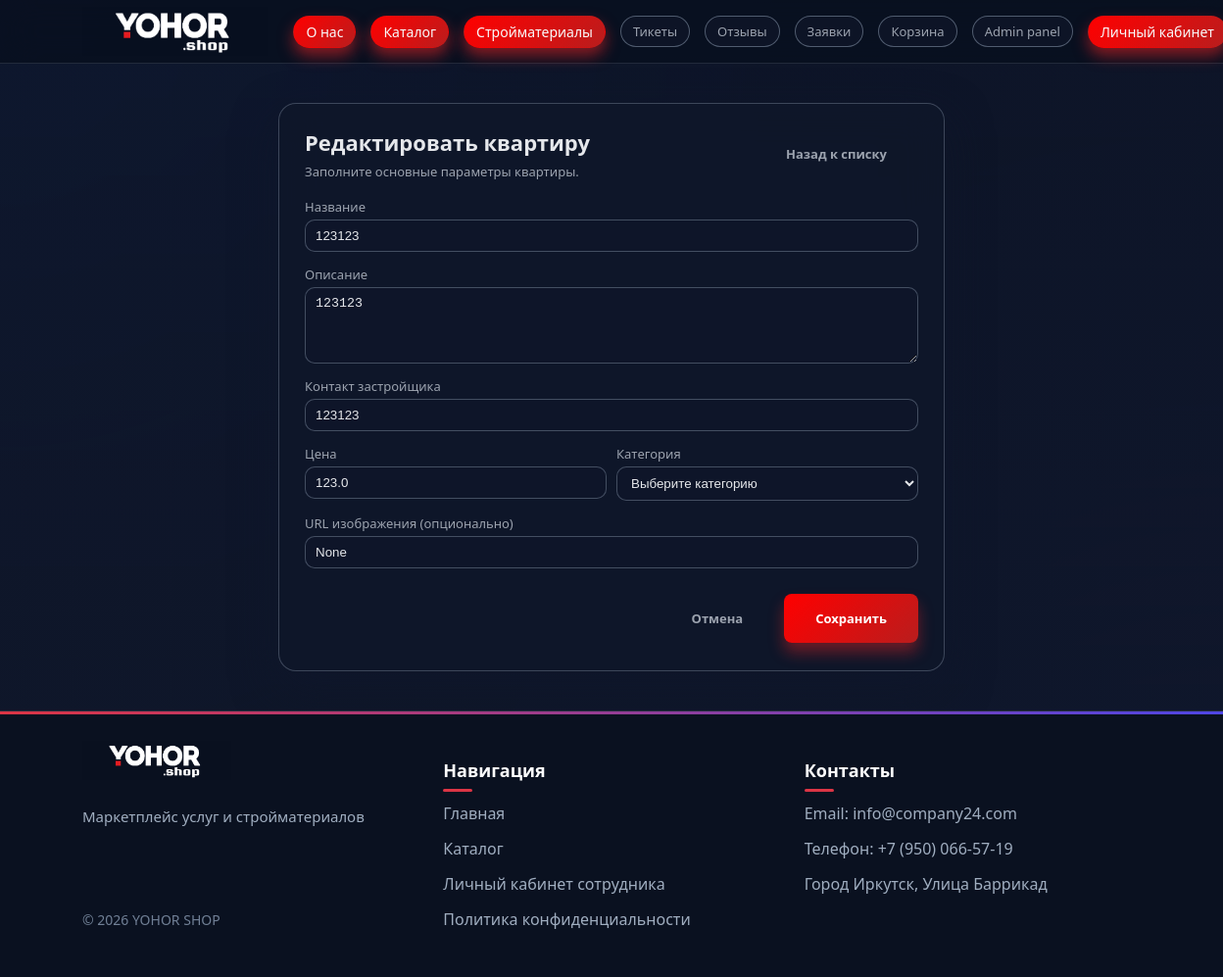
The app's page /manage_room/2/edit (signed in) with its own data.
### tables this page shows
CREATE TABLE rooms (
            id INTEGER PRIMARY KEY AUTOINCREMENT,
            name TEXT NOT NULL,
            description TEXT,
            builder TEXT,
            price REAL NOT NULL CHECK(price >= 0),
            category_room_id INTEGER NOT NULL,
            image_url TEXT,
            created_at TIMESTAMP DEFAULT CURRENT_TIMESTAMP,
            FOREIGN KEY (category_room_id) REFERENCES categories_room(id) ON DELETE RESTRICT
        );

### app.py (the view, shortened to what this page needs)
@app.route('/manage_room/<int:room_id>/edit', methods=['GET', 'POST'])
@login_required
def edit_room_page(room_id):
    user_role = session.get('user_role')
    if user_role not in ['admin', 'moder']:
        flash('Доступ запрещён.', 'danger')
        return redirect(url_for('index'))
    room = get_room_by_id(room_id)
    if not room:
        flash('Квартира не найдена.', 'danger')
        return redirect(url_for('manage_rooms'))
    categories = get_all_categories_room()  # Используем категории комнат!
    return render_template('room_edit.html',
                           mode='edit',
                           room=room,
                           categories=categories)

### app.py (called while the page is built)
def login_required(f):
    @wraps(f)
    def decorated_function(*args, **kwargs):
        if 'user_id' not in session:
            flash('Вы должны войти в систему!', 'warning')
            return redirect(url_for('login'))
        return f(*args, **kwargs)
    return decorated_function

@app.context_processor
def inject_user():
    user_id = session.get('user_id')
    cart_count = 0
    active_tickets_count = 0
    if user_id:
        cart_items = get_cart_items(user_id)
        cart_count = len(cart_items)
    try:
        active_tickets_count = count_active_tickets()
    except Exception:
        active_tickets_count = 0
    return dict(
        user_id=user_id,
        user_name=session.get('user_name'),
        user_role=session.get('user_role'),
        cart_count=cart_count,
        active_tickets_count=active_tickets_count,
        categories=get_all_categories(),
    )

@app.context_processor
def inject_user():
    user_id = session.get('user_id')
    cart_count = 0
    active_applications_count = 0
    if user_id:
        cart_items = get_cart_items(user_id)
        cart_count = len(cart_items)
    try:
        active_applications_count = count_active_applications()
    except Exception:
        active_applications_count = 0
    return dict(
        user_id=user_id,
        user_name=session.get('user_name'),
        user_role=session.get('user_role'),
        cart_count=cart_count,
        active_applications_count=active_applications_count,
        categories=get_all_categories(),
    )

def get_all_categories_room():
    conn = get_db_connection()
    categories = conn.execute('SELECT * FROM categories_room ORDER BY created_at DESC').fetchall()
    conn.close()
    return categories

def get_room_by_id(room_id):
    conn = get_db_connection()
    room = conn.execute('''
        SELECT r.*, cr.name as category_room_name
        FROM rooms r
        LEFT JOIN categories_room cr ON r.category_room_id = cr.id
        WHERE r.id = ?
    ''', (room_id,)).fetchone()
    conn.close()
    return room

### db.py (called while the page is built)
def get_db_connection(db_name='software_shop.db'):
    conn = sqlite3.connect(db_name)
    conn.row_factory = sqlite3.Row
    return conn

def get_all_categories(db_name='software_shop.db') -> List[sqlite3.Row]:
    conn = get_db_connection(db_name)
    try:
        cursor = conn.cursor()
        categories = cursor.execute('SELECT * FROM categories ORDER BY name').fetchall()
        return categories
    finally:
        conn.close()

### templates/room_edit.html (shortened to what this page needs)
<!DOCTYPE html>
<html lang="ru">
<head>
    <link rel="stylesheet" href="{{ url_for('static', filename='style.css') }}">
</head>
<body>
    <div class="page-bg"></div>
    <div class="page-gradient"></div>
    <header class="header">
        <div class="container">
            <div class="nav">
                <a href="{{ url_for('index') }}" class="logo">
                    <img src="{{ url_for('static', filename='logo.png') }}" alt="YOHOR SHOP" class="logo-img">
                </a>
                <nav class="menu">
                    <a href="{{ url_for('description') }}" class="pill-link pill-link-primary">О нас</a>
                    <a href="{{ url_for('catalog') }}" class="pill-link pill-link-primary">Каталог</a>
                    <a href="{{ url_for('building_materials') }}" class="pill-link pill-link-primary">Стройматериалы</a>
                    {% if user_role in ['admin', 'moder'] %}
                    <a href="{{ url_for('admin_tickets', status='active') }}" class="menu-link pill-link">
                        Тикеты{% if active_tickets_count %} ({{ active_tickets_count }}){% endif %}
                    </a>
                    <a href="{{ url_for('admin_reviews') }}" class="menu-link pill-link">
                        Отзывы
                    </a>
                    <a href="{{ url_for('admin_applications') }}" class="menu-link pill-link">
                        Заявки{% if active_applications_count %} ({{ active_applications_count }}){% endif %}
                    </a>
                    <a href="{{ url_for('cart') }}" class="menu-link pill-link">
                        Корзина{% if cart_count %} ({{ cart_count }}){% endif %}
                    </a>
                    {% endif %}
                    {% if user_role == 'admin' %}
                    <a href="{{ url_for('admin_panel') }}" class="menu-link pill-link">
                        Admin panel
                    </a>
                    {% endif %}
                    {% if user_role in ['admin', 'moder'] %}
                    <a href="{{ url_for('account') }}" class="pill-link pill-link-primary">Личный кабинет</a>
                    {% endif %}
                </nav>
            </div>
        </div>
    </header>
    <main>
        <section class="section">
            <div class="container" style="max-width: 720px;">
                <div class="glass" style="padding: 24px 26px 28px; border-radius: 18px;">
                    <div
                        style="display: flex; justify-content: space-between; align-items: center; margin-bottom: 18px;">
                        <div>
                            <h1 style="margin: 0 0 6px; font-size: 22px;">
                                {% if mode == 'add' %}Добавить квартиру{% else %}Редактировать квартиру{% endif %}
                            </h1>
                            <p style="margin: 0; font-size: 13px; color: var(--text-muted);">
                                Заполните основные параметры квартиры.
                            </p>
                        </div>
                        <a href="{{ url_for('manage_rooms') }}" class="btn btn-ghost" style="font-size: 13px;">
                            Назад к списку
                        </a>
                    </div>
                    <form method="post" style="display: flex; flex-direction: column; gap: 14px;">
                        <div style="display: flex; flex-direction: column; gap: 4px;">
                            <label for="name" style="font-size: 13px; color: var(--text-muted);">Название</label>
                            <input type="text" id="name" name="name" value="{{ room.name if room else '' }}"
                                required class="input" style="width: 100%; padding: 8px 10px; border-radius: 10px;
                                      border: 1px solid rgba(148,163,184,0.4);
                                      background: rgba(15,23,42,0.9); color: var(--text-main);">
                        </div>
                        <div style="display: flex; flex-direction: column; gap: 4px;">
                            <label for="description" style="font-size: 13px; color: var(--text-muted);">Описание</label>
                            <textarea id="description" name="description" rows="4" class="input" style="width: 100%; padding: 8px 10px; border-radius: 10px;
                                         border: 1px solid rgba(148,163,184,0.4);
                                         background: rgba(15,23,42,0.9); color: var(--text-main);">
{{ room.description if room else '' }}</textarea>
                        </div>
                        <div style="display: flex; flex-direction: column; gap: 4px;">
                            <label for="builder" style="font-size: 13px; color: var(--text-muted);">Контакт застройщика</label>
                            <input type="text" id="builder" name="builder" value="{{ room.builder if room else '' }}" class="input" style="width: 100%; padding: 8px 10px; border-radius: 10px; border: 1px solid rgba(148,163,184,0.4); background: rgba(15,23,42,0.9); color: var(--text-main);" required>
                        </div>
                        <div style="display: grid; grid-template-columns: 1fr 1fr; gap: 10px;">
                            <div style="display: flex; flex-direction: column; gap: 4px;">
                                <label for="price" style="font-size: 13px; color: var(--text-muted);">Цена</label>
                                <input type="number" step="0.01" min="0" id="price" name="price"
                                    value="{{ room.price if room else '' }}" required class="input" style="width: 100%; padding: 8px 10px; border-radius: 10px;
                                          border: 1px solid rgba(148,163,184,0.4);
                                          background: rgba(15,23,42,0.9); color: var(--text-main);">
                            </div>
                            <div style="display: flex; flex-direction: column; gap: 4px;">
                                <label for="category_room_id"
                                    style="font-size: 13px; color: var(--text-muted);">Категория</label>
                                <select id="category_room_id" name="category_room_id" required style="width: 100%; padding: 8px 10px; border-radius: 10px;
                                           border: 1px solid rgba(148,163,184,0.4);
                                           background: rgba(15,23,42,0.9); color: var(--text-main);">
                                    <option value="">Выберите категорию</option>
                                </select>
                            </div>
                        </div>
                        <div style="display: flex; flex-direction: column; gap: 4px;">
                            <label for="image_url" style="font-size: 13px; color: var(--text-muted);">URL изображения
                                (опционально)</label>
                            <input type="text" id="image_url" name="image_url"
                                value="{{ room.image_url if room else '' }}" class="input" style="width: 100%; padding: 8px 10px; border-radius: 10px;
                                      border: 1px solid rgba(148,163,184,0.4);
                                      background: rgba(15,23,42,0.9); color: var(--text-main);">
                        </div>
                        <div style="display: flex; justify-content: flex-end; gap: 10px; margin-top: 12px;">
                            <a href="{{ url_for('manage_rooms') }}" class="btn btn-ghost" style="font-size: 13px;">
                                Отмена
                            </a>
                            <button type="submit" class="btn btn-primary" style="font-size: 13px;">
                                {% if mode == 'add' %}Добавить{% else %}Сохранить{% endif %}
                            </button>
                        </div>
                    </form>
                </div>
            </div>
        </section>
    </main>
    <footer class="footer">
        <div class="container">
            <div class="footer__inner">
                <div class="footer__col">
                    <a href="{{ url_for('index') }}" class="logo logo--footer">
                        <img src="static/logo.png" alt="YOHOR SHOP" class="logo__image">
                    </a>
                    <p class="footer__text">Маркетплейс услуг и стройматериалов</p>
                    <p class="footer__copyright">© 2026 YOHOR SHOP</p>
                </div>
                <div class="footer__col">
                    <h3 class="footer__title">
                        Навигация</h3>
                    <ul class="footer__list">
                        <li><a href="{{ url_for('index') }}">Главная</a></li>
                        <li><a href="{{ url_for('catalog') }}">Каталог</a></li>
                        <li><a href="{{ url_for('login') }}">Личный кабинет сотрудника</a></li>
                        <li><a href="{{ url_for('privacy_policy') }}">Политика конфиденциальности</a></li>
                    </ul>
                </div>
                <div class="footer__col">
                    <h3 class="footer__title">Контакты</h3>
                    <ul class="footer__list">
                        <li>Email: info@company24.com</li>
                        <li>Телефон: +7 (950) 066-57-19</li>
                        <li>Город Иркутск, Улица Баррикад</li>
                    </ul>
                </div>
            </div>
        </div>
    </footer>
</body>
</html>

### records on screen
rooms: name "123123", description "123123", builder "123123", price "123.0"
